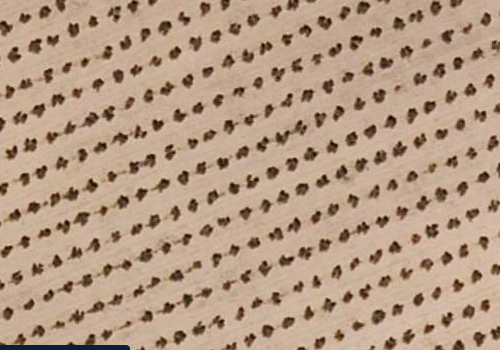
%> input picture DC/SIG_01.png, 500 x 350 px
$ octave --eval "result = Kmeans;"   (GNU Octave 9; MATLAB toolbox functions it lacks are replaced by stand-ins)
%> lines starting %> are read from the running program, lines starting %| are printed output that depends on the picture; in (x1, y1, x2, y2) boxes, pixels count from 0 and x2, y2 are one past the last pixel; in counts of white or black regions, pixels touching at a corner belong together; the program's own positions count from 1
function  [img_g] = Kmeans()

[ime_dat, put] = uigetfile('*.png' );          %odabir slike..odaberi izoštrenu sliku
%> the answer given: SIG_01.png
img = (imread([put '\' ime_dat]));
%> img is the input picture: size 350x500x3 uint8; mean R, G, B 181.8, 155.1, 132.5
%%

L = imsegkmeans(img, 2);         %kmeans segmentacija
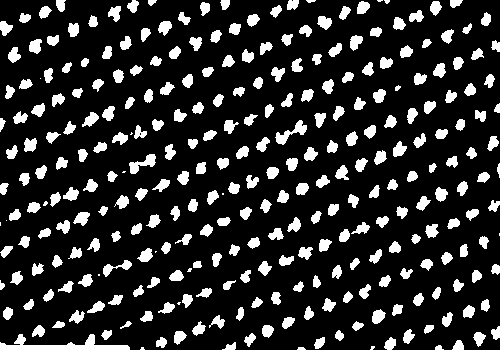
%> L: size 350x500 uint8; values 1 (black) and 2 (white), 16.9% white; 299 white regions (16 under 20 px), largest, box (x1, y1, x2, y2) and area: (0, 334, 130, 350) 841, (275, 120, 307, 145) 275, (129, 154, 156, 174) 240
B = labeloverlay(img, L);
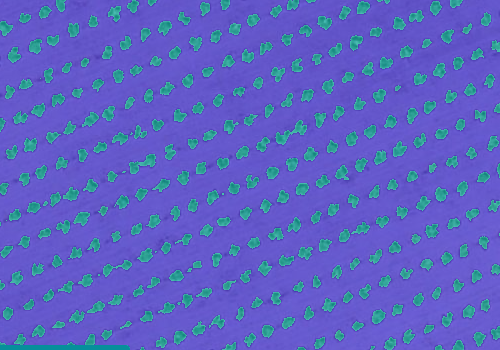
%> B: size 350x500x3 uint8; mean R, G, B 91.2, 99.3, 194
B = im2gray(B);
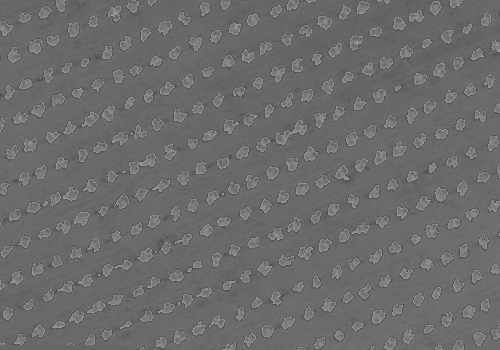
%> B: size 350x500 uint8; min 78, max 154, mean 107.7
t = graythresh(B);
%> t = 0.463
BW = imbinarize(B,t);
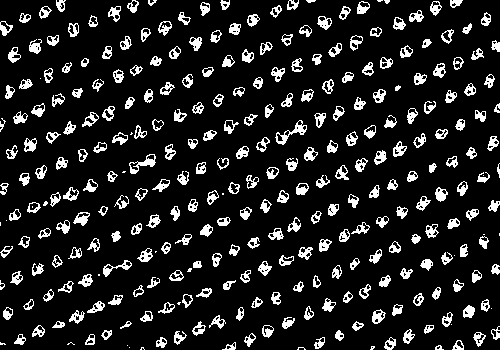
%> BW: size 350x500 logical; 12.7% white; 310 white regions (27 under 20 px), largest, box (x1, y1, x2, y2) and area: (275, 120, 307, 145) 212, (129, 154, 156, 174) 182, (103, 260, 132, 277) 143

figure('Name','kMeans segmentacija','NumberTitle','off');
subplot(1,2,1),imshow(img), title('originalna slika');
subplot(1,2,2), imshow(BW), title('segmentirana slika');

imwrite(BW, 'segmentirana_slika_Kmeans.jpg');

end
%> (the run ends here)

$ run again, on DC/SIG_03.png
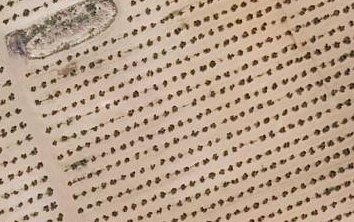
%> input picture DC/SIG_03.png, 354 x 222 px
%> in Kmeans, img is the input picture: size 222x354x3 uint8; mean R, G, B 184.3, 160.6, 139.9
%> in Kmeans, `L = imsegkmeans(img, 2);`:
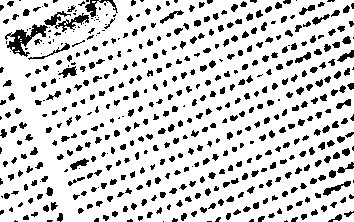
%> L: size 222x354 uint8; values 1 (black) and 2 (white), 82.4% white; 540 black regions (161 under 20 px), largest, box (x1, y1, x2, y2) and area: (5, 24, 48, 57) 493, (44, 11, 89, 32) 343, (85, 0, 118, 17) 176
%> in Kmeans, `B = im2gray(B);`:
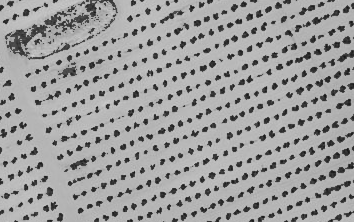
%> B: size 222x354 uint8; min 18, max 208, mean 159.1
%> t = 0.467
